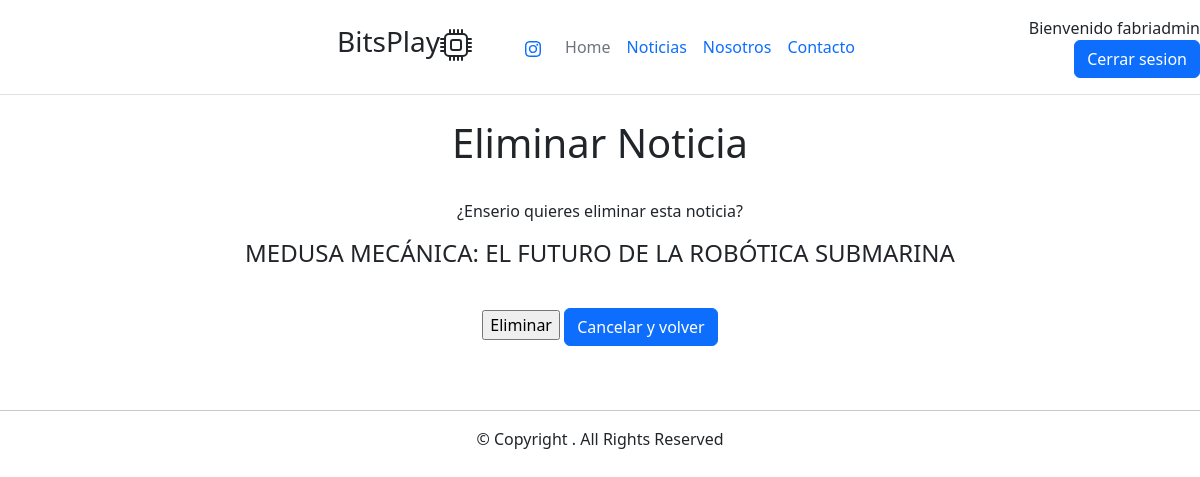
The app's page /noticias/18/del_noticia (signed in) with its own data.
### apps/usuarios/models.py (models this page shows)
class Usuario(AbstractUser):
    pass

### apps/noticias/models.py (models this page shows, shortened)
class Noticia(models.Model):
    titulo = models.CharField(max_length=150)
    cuerpo = models.TextField()
    fecha = models.DateTimeField(auto_now_add=True)
    imagen = models.ImageField(upload_to='noticias')
    categoria_noticia = models.ForeignKey(Categoria, on_delete=models.CASCADE)

### apps/noticias/views.py (the view)
# urls.py: path('<int:pk>/del_noticia', views.eliminar_noticia, name='eliminar_noticia'),
def eliminar_noticia(request, pk):
    noticia = Noticia.objects.get(pk =pk)
    noticia = get_object_or_404(Noticia, pk=pk)
    contexto = {'noticia': noticia}
    if request.method == 'POST':
        noticia.delete()
        return redirect('noticias:inicio')
    return render(request, 'noticias/deletenoticia.html', contexto)

### templates/noticias/deletenoticia.html (shortened to what this page needs)
{% extends 'base.html' %}
{% load static %}
{% block contenido %}
<h1>Eliminar Noticia</h1>
<br>
<p>¿Enserio quieres eliminar esta noticia?</p>
<h4><p>{{ noticia.titulo }}</p></h4>
    <form method="post">
        <br>
        <div><input type="submit" value="Eliminar">  <button type="button" class="btn btn-primary"><a class="nav-link" href="{% url 'noticias:detalle' noticia.pk %}">Cancelar y volver</a></button></div>
    </form>
</body>
</html>
{% endblock contenido %}

### templates/navbar.html (shortened to what this page needs)
<header
    class="d-flex flex-wrap align-items-center justify-content-center justify-content-md-between py-3 mb-4 border-bottom">
    <div class="col-md-3 mb-2 mb-md-0">
        <a href="/" class="d-inline-flex link-body-emphasis text-decoration-none">
            <svg class="bi" width="40" height="32" role="img" aria-label="Bootstrap">
                <use xlink:href="#bootstrap"></use>
            </svg>
        </a>
    </div>
    <ul class="nav col-0 col-md-auto mb-2 justify-content-left mb-md-0">
        <li class="nav-item">
    <li  id="icono-izquierda"><h3 >BitsPlay</li></ul></li>
    <ul class="nav col-12 col-md-auto mb-2 justify-content-center mb-md-0">
        <li class="nav-item">
            <a class="nav-link" target="_blank "href="https://www.instagram.com/fabri__alarcon/"></a>
        <li><a href="{% url 'home' %}" class="nav-link px-2 link-secondary">Home</a></li>
        <li><a href="{% url 'noticias:inicio' %}" class="nav-link px-2">Noticias</a></li>
        <li><a href="{% url 'nosotros' %}" class="nav-link px-2">Nosotros</a></li>
        <li><a href="{% url 'noticias:contacto' %}" class="nav-link px-2">Contacto</a></li>
    </ul>
    <div class="col-md-3 text-end">
        {% if user.is_authenticated %}
            Bienvenido {{ user.username }}
            <button type="button" class="btn btn-primary"><a class="nav-link" href="{% url 'logout' %}">Cerrar
            sesion</a></button>
        {% else %}
            <button type="button" class="btn btn-outline-primary me-2"><a class="nav-link" href="{% url 'login' %}"> iniciar
                sesion</a></button>
            <button type="button" class="btn btn-outline-primary me-2"><a class="nav-link"
                href="{% url 'usuarios:registro' %}">Registrar</a></button>
        {% endif %}
    </div>
</header>

### static/css/main.css (style rules this page uses)
* { text-align: center; }
#icono-izquierda { text-align: left; }

### records on screen
Usuario: username "fabriadmin"
Noticia: titulo "MEDUSA MECÁNICA: EL FUTURO DE LA ROBÓTICA SUBMARINA"
